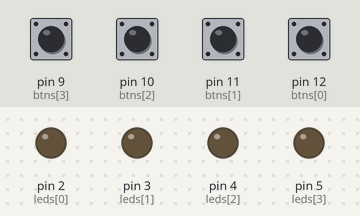
A sketch run on a simulated Arduino Uno, built with avr-gcc and run on an emulated ATmega328P. On the bench: output pins drawn as LEDs (lit = HIGH). Dashed ring = blinking. The inputs (shaded band) are chosen by the test bench; at power-on: pin 9 (btns[3]), pin 10 (btns[2]), pin 11 (btns[1]), pin 12 (btns[0]) HIGH.

Above: at 2.8 s.
2.9 s: pin 9 (btns[3]) pulled LOW for 0.15 s
At 3.3 s:
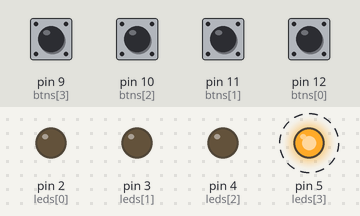
6.0 s: pin 10 (btns[2]) pulled LOW for 1 s
At 9.9 s:
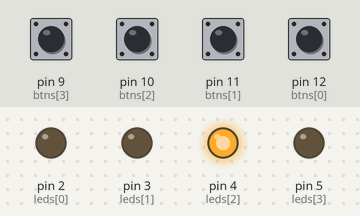
10.0 s: pin 10 (btns[2]) pulled LOW for 0.15 s
At 11.9 s:
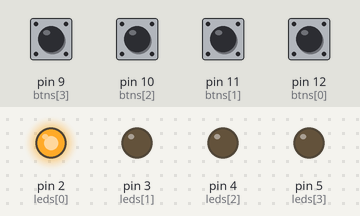
13.1 s: pin 9 (btns[3]) pulled LOW for 1 s
At 16.0 s:
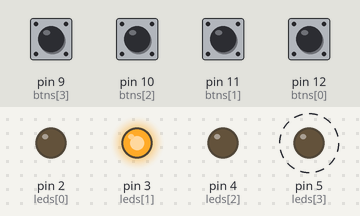
Timing chart, 0 to 18.1 s (numbered marks = the images above; inputs shaded):
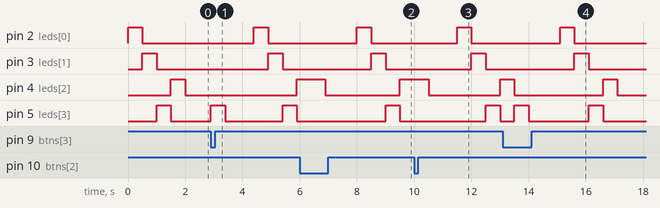

Measured:
- after the input at 2.9 s, pin 2 (leds[0]): LOW → HIGH after 1.5 s, → LOW 0.50 s later; pin 3 (leds[1]): LOW → HIGH after 2.0 s, → LOW 0.50 s later; pin 4 (leds[2]): LOW → HIGH after 3.0 s; pin 5 (leds[3]): alternates HIGH for 0.50 s and LOW for 2.0 s, starting at once
- after the input at 6.0 s, pin 2 (leds[0]): LOW → HIGH after 2.0 s, → LOW 0.50 s later; pin 3 (leds[1]): LOW → HIGH after 2.5 s, → LOW 0.50 s later; pin 4 (leds[2]): HIGH → LOW after 0.90 s instead of 0.40 s; pin 5 (leds[3]): LOW → HIGH after 3.0 s, → LOW 0.50 s later
- after the input at 10.0 s, pin 2 (leds[0]): LOW → HIGH after 1.5 s, → LOW 0.50 s later; pin 3 (leds[1]): LOW → HIGH after 2.0 s, → LOW 0.50 s later; pin 4 (leds[2]): HIGH → LOW after 0.50 s instead of 0.00 s; pin 5 (leds[3]): LOW → HIGH after 2.5 s, → LOW 0.50 s later
- after the input at 13.1 s, pin 2 (leds[0]): LOW → HIGH after 2.0 s, → LOW 0.50 s later; pin 3 (leds[1]): LOW → HIGH after 2.5 s, → LOW 0.50 s later; pin 5 (leds[3]): alternates HIGH for 0.50 s and LOW for 2.1 s, starting after 0.40 s

The sketch:

memo.ino
```cpp
int leds[4] = {2, 3, 4, 5};
int btns[4] = {12, 11, 10, 9};

const int patternLength = 4;
int pattern[patternLength] = {0,1,3,2};

void setup() {
  for (int i = 0; i < 4; i++) {
    pinMode(leds[i], OUTPUT);
    pinMode(btns[i], INPUT_PULLUP);
  }
}

void blink(int led) {
  digitalWrite(led, HIGH);
  delay(500);
  digitalWrite(led, LOW);
}

void allLeds(int state) {
  for (int i = 0; i < 4; i++) {
    digitalWrite(leds[i], state);
  }
  delay(1000);
}

int waitForButton() {
  while (true) {
    for (int i = 0; i < 4; i++) {
      if (digitalRead(btns[i]) == LOW) {
        blink(leds[i]);
        while (digitalRead(btns[i]) == LOW);
        return i;
      }
    }
  }
}

void loop() {
  for (int i = 0; i < patternLength; i++) {
    blink(leds[pattern[i]]);
  }
  for (int i = 0; i < patternLength; i++) {
    int guess = waitForButton();
    if (guess != pattern[i]) {
      allLeds(LOW);
      return;
    }
  }
  allLeds(HIGH);
  allLeds(LOW);
}
```
